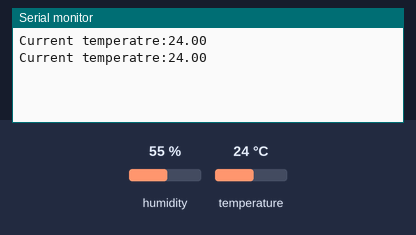
The sketch below on a simulated Arduino Uno, built with avr-gcc and run on an emulated ATmega328P. Shown: the last lines printed to the serial monitor. The test bench sets the inputs (shaded band); at power-on: temperature 24 °C, humidity 55 %.

Above: at 2.8 s.
2.9 s: temperature set to 12 °C
At 4.6 s:
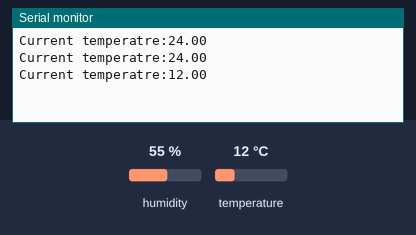
5.6 s: temperature set to 19 °C
At 7.0 s:
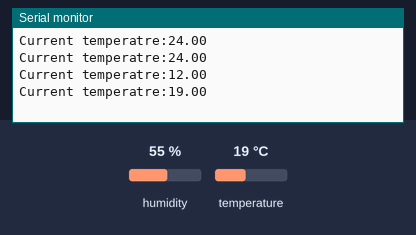
Timing chart, 0 to 8.6 s (numbered marks = the images above; inputs shaded):
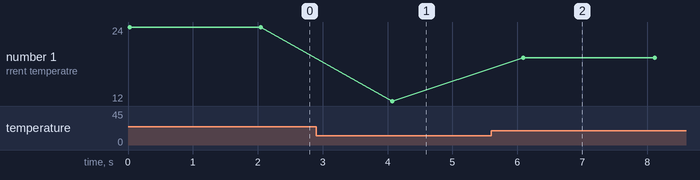

The sketch:

DHT11.ino
```cpp
#include<dht.h>

#define dht_apin 7

dht DHT;

void setup(){
  Serial.begin(9600);
}

void loop(){
  DHT.read11(dht_apin);
  Serial.print("Current temperatre:");
  Serial.println(DHT.temperature);
  delay(2000);
}
```

Measured:
- after the input at 2.9 s, the serial monitor: prints a new line after 1.2 s (image 1)
- after the input at 5.6 s, the serial monitor: prints a new line after 0.49 s (image 2)
- plotted number 1: 24 → 12 after the input at 2.9 s, 12 → 19 after the input at 5.6 s
